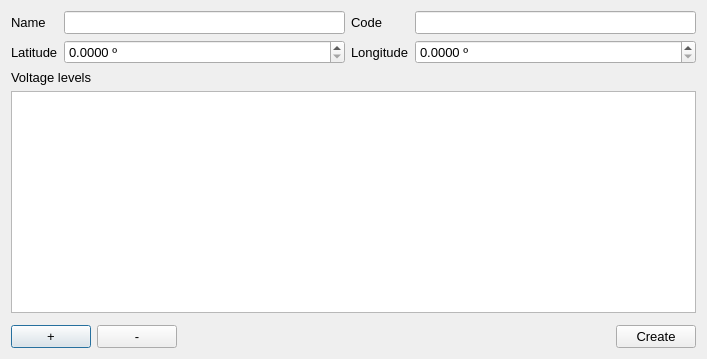
<?xml version="1.0" encoding="UTF-8"?>
<ui version="4.0">
 <class>Dialog</class>
 <widget class="QDialog" name="Dialog">
  <property name="geometry">
   <rect>
    <x>0</x>
    <y>0</y>
    <width>707</width>
    <height>359</height>
   </rect>
  </property>
  <property name="windowTitle">
   <string>Dialog</string>
  </property>
  <layout class="QGridLayout" name="gridLayout">
   <item row="1" column="3">
    <widget class="QDoubleSpinBox" name="londoubleSpinBox">
     <property name="font">
      <font>
       <pointsize>10</pointsize>
      </font>
     </property>
     <property name="suffix">
      <string> º</string>
     </property>
     <property name="decimals">
      <number>4</number>
     </property>
    </widget>
   </item>
   <item row="0" column="2">
    <widget class="QLabel" name="label_2">
     <property name="font">
      <font>
       <pointsize>10</pointsize>
      </font>
     </property>
     <property name="text">
      <string>Code</string>
     </property>
    </widget>
   </item>
   <item row="1" column="0">
    <widget class="QLabel" name="label_4">
     <property name="font">
      <font>
       <pointsize>10</pointsize>
      </font>
     </property>
     <property name="text">
      <string>Latitude</string>
     </property>
    </widget>
   </item>
   <item row="0" column="1">
    <widget class="QLineEdit" name="se_name_lineEdit">
     <property name="font">
      <font>
       <pointsize>10</pointsize>
      </font>
     </property>
    </widget>
   </item>
   <item row="4" column="0" colspan="2">
    <widget class="QFrame" name="frame">
     <property name="frameShape">
      <enum>QFrame::Shape::NoFrame</enum>
     </property>
     <property name="frameShadow">
      <enum>QFrame::Shadow::Raised</enum>
     </property>
     <layout class="QGridLayout" name="gridLayout_2">
      <property name="leftMargin">
       <number>0</number>
      </property>
      <property name="topMargin">
       <number>0</number>
      </property>
      <property name="rightMargin">
       <number>0</number>
      </property>
      <property name="bottomMargin">
       <number>0</number>
      </property>
     </layout>
    </widget>
   </item>
   <item row="1" column="1">
    <widget class="QDoubleSpinBox" name="latdoubleSpinBox">
     <property name="font">
      <font>
       <pointsize>10</pointsize>
      </font>
     </property>
     <property name="suffix">
      <string> º</string>
     </property>
     <property name="decimals">
      <number>4</number>
     </property>
    </widget>
   </item>
   <item row="0" column="3">
    <widget class="QLineEdit" name="se_code_lineEdit">
     <property name="font">
      <font>
       <pointsize>10</pointsize>
      </font>
     </property>
    </widget>
   </item>
   <item row="1" column="2">
    <widget class="QLabel" name="label_5">
     <property name="font">
      <font>
       <pointsize>10</pointsize>
      </font>
     </property>
     <property name="text">
      <string>Longitude</string>
     </property>
    </widget>
   </item>
   <item row="0" column="0">
    <widget class="QLabel" name="label">
     <property name="font">
      <font>
       <pointsize>10</pointsize>
      </font>
     </property>
     <property name="text">
      <string>Name</string>
     </property>
    </widget>
   </item>
   <item row="3" column="0" colspan="4">
    <widget class="QTableView" name="tableView">
     <property name="font">
      <font>
       <pointsize>10</pointsize>
      </font>
     </property>
    </widget>
   </item>
   <item row="5" column="0" colspan="4">
    <widget class="QFrame" name="frame_2">
     <property name="frameShape">
      <enum>QFrame::Shape::NoFrame</enum>
     </property>
     <property name="frameShadow">
      <enum>QFrame::Shadow::Raised</enum>
     </property>
     <layout class="QHBoxLayout" name="horizontalLayout">
      <property name="leftMargin">
       <number>0</number>
      </property>
      <property name="topMargin">
       <number>0</number>
      </property>
      <property name="rightMargin">
       <number>0</number>
      </property>
      <property name="bottomMargin">
       <number>0</number>
      </property>
      <item>
       <widget class="QPushButton" name="addVlButton">
        <property name="font">
         <font>
          <pointsize>10</pointsize>
         </font>
        </property>
        <property name="toolTip">
         <string>Add voltage level</string>
        </property>
        <property name="text">
         <string>+</string>
        </property>
       </widget>
      </item>
      <item>
       <widget class="QPushButton" name="deleteVlButton">
        <property name="font">
         <font>
          <pointsize>10</pointsize>
         </font>
        </property>
        <property name="toolTip">
         <string>Remove voltage level</string>
        </property>
        <property name="text">
         <string>-</string>
        </property>
       </widget>
      </item>
      <item>
       <spacer name="horizontalSpacer">
        <property name="orientation">
         <enum>Qt::Orientation::Horizontal</enum>
        </property>
        <property name="sizeHint" stdset="0">
         <size>
          <width>171</width>
          <height>20</height>
         </size>
        </property>
       </spacer>
      </item>
      <item>
       <widget class="QPushButton" name="createButton">
        <property name="maximumSize">
         <size>
          <width>80</width>
          <height>16777215</height>
         </size>
        </property>
        <property name="font">
         <font>
          <pointsize>10</pointsize>
         </font>
        </property>
        <property name="toolTip">
         <string>Create substation</string>
        </property>
        <property name="text">
         <string>Create</string>
        </property>
       </widget>
      </item>
     </layout>
    </widget>
   </item>
   <item row="2" column="0" colspan="4">
    <widget class="QLabel" name="label_3">
     <property name="font">
      <font>
       <pointsize>10</pointsize>
      </font>
     </property>
     <property name="text">
      <string>Voltage levels</string>
     </property>
    </widget>
   </item>
  </layout>
 </widget>
 <resources/>
 <connections/>
</ui>
